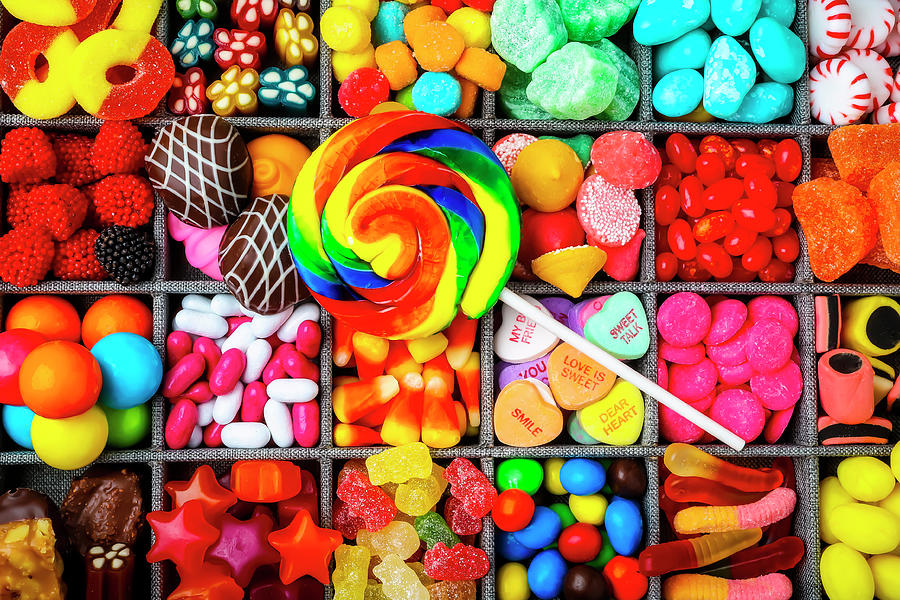
#> input picture colorfulcandy.jpg, 900 x 600 px
$ python Color_Identification.py
#> lines starting #> are read from the running program, lines starting #| are printed output that depends on the picture
import cv2
import pandas as pd


# reading csv file
contents = ['color', 'color_name', 'hex', 'R', 'G', 'B']
colorfile = pd.read_csv("colors.csv", names=contents, header=None)
#> (reads colors.csv from the repository)


# reading image
img = cv2.imread("colorfulcandy.jpg")
#> img is the input picture: shape (600, 900, 3); mean B, G, R 71.6, 106.3, 161
img = cv2.resize(img, (800,600))
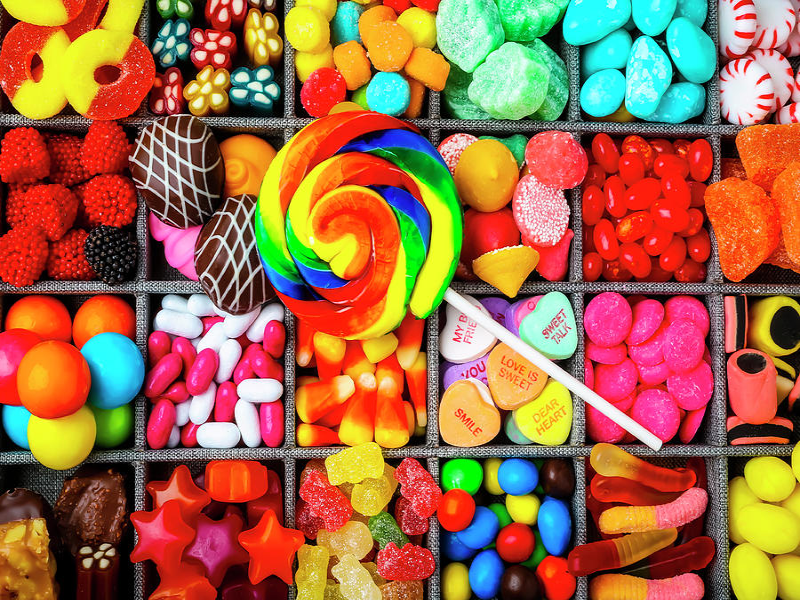
#> img: shape (600, 800, 3); mean B, G, R 71.6, 106.3, 161

#declaring global variables
clicked = False
r = g = b = xpos = ypos = 0

#function to calculate minimum distance from all colors and get the most matching color
def get_color_name(R,G,B):
	minval = 1000
	for i in range(len(colorfile)):
		variance = abs(R - int(colorfile.loc[i,'R'])) + abs(G - int(colorfile.loc[i,'G'])) + abs(B - int(colorfile.loc[i,'B']))
		if variance <= minval:
			minval = variance
			colorname = colorfile.loc[i, 'color_name']

	return colorname

#function to get x,y coordinates of mouse double click
def draw_function(event, x, y, flags, params):
	if event == cv2.EVENT_LBUTTONDBLCLK:
		global b, g, r, xpos, ypos, clicked
		clicked = True
		xpos = x
		ypos = y
		b,g,r = img[y,x]
		b = int(b)
		g = int(g)
		r = int(r)


# creating window to show image
cv2.namedWindow('ImageWindow')
cv2.setMouseCallback('ImageWindow', draw_function)

while True:
	cv2.imshow('ImageWindow', img)
	if clicked:
		#creating a rectangle at top to show color name as text
		cv2.rectangle(img, (20,20), (600,60), (b,g,r), -1)

		#Creating text string to display( Color name and RGB values )
		text = get_color_name(r,g,b) + ' R=' + str(r) + ' G=' + str(g) + ' B=' + str(b)

		#displaying the text string
		cv2.putText(img, text, (50,50), 2,0.8, (255,255,255),2,cv2.LINE_AA)

		#For very light colours we will display text in black colour
		if r+g+b >= 600:
			cv2.putText(img, text, (50,50), 2,0.8, (0,0,0),2,cv2.LINE_AA)

	#considering esc key as exit condition
	if cv2.waitKey(20) & 0xFF == 27:
#> (key Esc is pressed here)
		break

cv2.destroyAllWindows()
